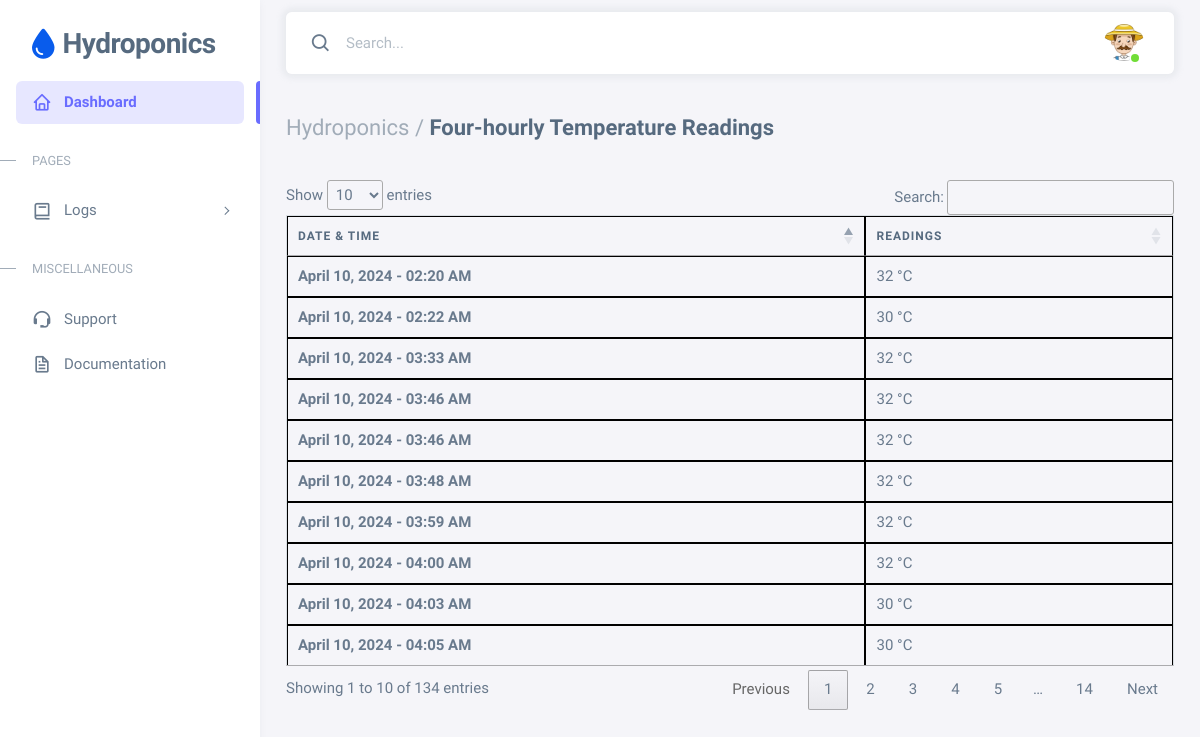
Screenshot of /php/temperature.php with the database file from the repository.
### tables this page shows
CREATE TABLE `temperature` (
  `temp_id` int(11) NOT NULL,
  `sensor_name` varchar(12) NOT NULL DEFAULT 'Temperature',
  `temp_cdate` datetime NOT NULL DEFAULT current_timestamp(),
  `temp_readings` int(11) NOT NULL,
  `status` int(11) NOT NULL DEFAULT 0
);

### chartdata.php (called while the page is built, shortened)
<?php
$conn = new mysqli("localhost", "root", "", "hydro");
$query = "SELECT * FROM temperature ORDER BY temp_cdate DESC";
$result = mysqli_query($conn, $query);
while ($row = mysqli_fetch_assoc($result)) {
    $temperaturedate[] = date("F j, Y - h:i A", strtotime($row['temp_cdate']));
}
?>

### includes/chartdata.php (called while the page is built, shortened)
<?php
    $tempchartquery = "SELECT * FROM temperature ORDER BY temp_cdate DESC";
    $tempchartresult = mysqli_query($conn, $tempchartquery);
    while ($row = mysqli_fetch_assoc($tempchartresult)) {
        $data_tempchart[] = $row;
    }
?>

### php/temperature.php (the view, shortened to what this page needs)
<?php include "../chartdata.php"; ?>
<?php include "../average.php"; ?>
<?php include "../includes/chartdata.php"; ?>
<!DOCTYPE html>
<html
  lang="en"
  class="light-style layout-menu-fixed"
  dir="ltr"
  data-theme="theme-default"
  data-assets-path="../assets/"
  data-template="vertical-menu-template-free"
>
  <head>
    <link rel="stylesheet" href="../assets/vendor/fonts/boxicons.css" />
    <link rel="stylesheet" href="../assets/vendor/css/core.css" class="template-customizer-core-css" />
    <link rel="stylesheet" href="../assets/vendor/css/theme-default.css" class="template-customizer-theme-css" />
    <link rel="stylesheet" href="../assets/css/demo.css" />
    <link rel="stylesheet" href="../assets/vendor/libs/perfect-scrollbar/perfect-scrollbar.css" />
    <link rel="stylesheet" href="https://cdnjs.cloudflare.com/ajax/libs/font-awesome/6.3.0/css/all.min.css">
    <link rel="stylesheet" href="https://cdn.datatables.net/1.13.7/css/jquery.dataTables.min.css">
  </head>
  <body>
    <div class="layout-wrapper layout-content-navbar">
      <div class="layout-container">
        <aside id="layout-menu" class="layout-menu menu-vertical menu bg-menu-theme">
          <div class="app-brand demo">
            <a href="ph.php" class="app-brand-link">
                <i class="fa-solid fa-droplet fa-bounce fa-2xl" style="color: #095cec;"></i>  <span class="app-brand-text demo menu-text fw-bolder ms-2">
                <span style="text-transform: uppercase;">H</span>ydroponics</span>
            </a>
          </div>
          <ul class="menu-inner py-1">
            <li class="menu-item active">
              <a href="ph.php" class="menu-link">
                <i class="menu-icon tf-icons bx bx-home"></i>
                <div data-i18n="Analytics">Dashboard</div>
              </a>
            </li>
            <li class="menu-header small text-uppercase">
              <span class="menu-header-text">Pages</span>
            </li>
            <li class="menu-item">
              <a href="javascript:void(0);" class="menu-link menu-toggle">
                <i class="menu-icon tf-icons bx bx-book"></i>
                <div data-i18n="Account Settings">Logs</div>
              </a>
            </li>
            <li class="menu-header small text-uppercase"><span class="menu-header-text">Miscellaneous</span></li>
            <li class="menu-item">
              <a
                href="github page here static"
                target="_blank"
                class="menu-link"
              >
                <i class="menu-icon tf-icons bx bx-support"></i>
                <div data-i18n="Support">Support</div>
              </a>
            </li>
            <li class="menu-item">
              <a
                href="github page here static"
                target="_blank"
                class="menu-link"
              >
                <i class="menu-icon tf-icons bx bx-file"></i>
                <div data-i18n="Documentation">Documentation</div>
              </a>
            </li>
          </ul>
        </aside>
        <div class="layout-page">
          <nav
            class="layout-navbar container-xxl navbar navbar-expand-xl navbar-detached align-items-center bg-navbar-theme"
            id="layout-navbar"
          >
            <div class="navbar-nav-right d-flex align-items-center" id="navbar-collapse">
              <div class="navbar-nav align-items-center">
                <div class="nav-item d-flex align-items-center">
                  <i class="bx bx-search fs-4 lh-0"></i>
                  <input
                    type="text"
                    class="form-control border-0 shadow-none"
                    placeholder="Search..."
                    aria-label="Search..."
                  />
                </div>
              </div>
              <ul class="navbar-nav flex-row align-items-center ms-auto">
                <li class="nav-item navbar-dropdown dropdown-user dropdown">
                  <a class="nav-link dropdown-toggle hide-arrow" href="javascript:void(0);" data-bs-toggle="dropdown">
                    <div class="avatar avatar-online">
                      <img src="../assets/img/avatars/9.png" alt class="w-px-40 h-auto rounded-circle" />
                    </div>
                  </a>
                </li>
              </ul>
            </div>
          </nav>
          <div class="content-wrapper">
            <div class="container-xxl flex-grow-1 container-p-y">
              <h4 class="fw-bold py-3 mb-4"><span class="text-muted fw-light">Hydroponics /</span> Four-hourly Temperature Readings</h4>
              <div class="table-responsive text-nowrap">
                <table id="datatables" class="table card-table">
                  <thead>
                    <tr>
                      <th>Date & Time</th>
                      <th>Readings</th>
                    </tr>
                  </thead>
                  <tbody class="table-border-bottom-0">
                    <?php
                    foreach ($temperaturedate as $index => $date) {
                        echo '<tr>';
                        echo '<td><i class="text-danger"></i> <strong>' . $date . '</strong></td>';
                        if (isset($data_tempchart[$index])) {
                          echo '<td>' . $data_tempchart[$index]['temp_readings'] . ' °C'.'</td>';
                        } else {
                          echo '<td>N/A</td>';
                        }
                        echo '</tr>';
                    }
                    ?>
                  </tbody>
                </table>
              </div>
          </div>
        </div>
      </div>
    </div>
  </body>
</html>

### assets/css/demo.css (style rules this page uses)
.menu .app-brand.demo { height: 64px; margin-top: 12px; }
.app-brand-text.demo { font-size: 1.75rem; letter-spacing: -0.5px; text-transform: lowercase; }
table { width: 100%; border-collapse: collapse; }
table, th, td { border: 1px solid black; }
th, td { padding: 8px; text-align: left; }

### rows the page displays
temperature: date "April 10, 2024 - 04:05 AM", temp_readings "30"
temperature: date "April 10, 2024 - 04:03 AM", temp_readings "30"
temperature: date "April 10, 2024 - 04:00 AM", temp_readings "32"
temperature: date "April 10, 2024 - 03:59 AM", temp_readings "32"
temperature: date "April 10, 2024 - 03:48 AM", temp_readings "32"
temperature: date "April 10, 2024 - 03:46 AM", temp_readings "32"
temperature: date "April 10, 2024 - 03:46 AM", temp_readings "32"
temperature: date "April 10, 2024 - 03:33 AM", temp_readings "32"
temperature: date "April 10, 2024 - 02:22 AM", temp_readings "30"
temperature: date "April 10, 2024 - 02:20 AM", temp_readings "32"
